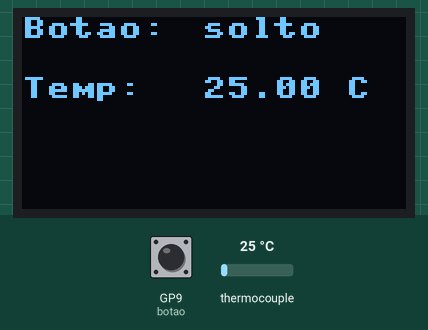
Simulated run of this program. Board: Raspberry Pi Pico running MicroPython. Parts: 128×64 one-colour display. The test bench sets the inputs (shaded band); at power-on: GP9 (botao) HIGH, thermocouple 25 °C. What the program prints to the serial console is not drawn.

Above: at 1.2 s.
1.3 s: GP9 (botao) pulled LOW for 0.65 s
At 2.0 s:
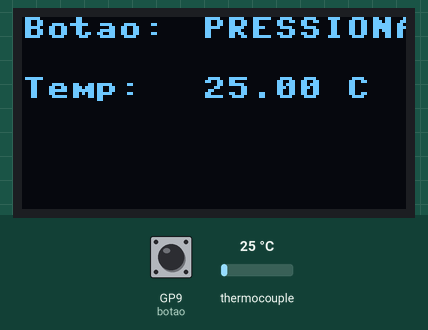
3.6 s: thermocouple set to 6 °C
At 4.3 s:
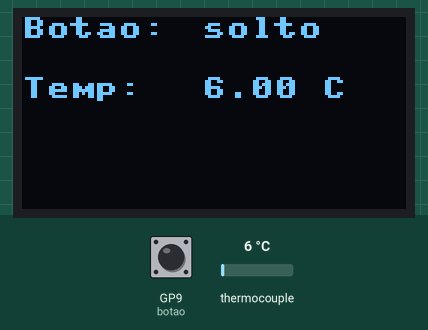
5.2 s: GP9 (botao) pulled LOW for 1 s
At 5.8 s:
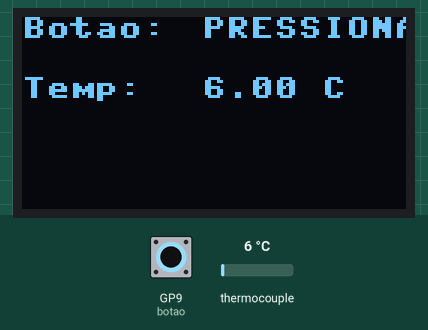
7.8 s: thermocouple set to 75 °C
At 8.7 s:
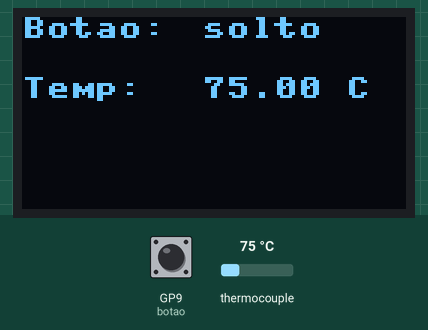
9.4 s: thermocouple set to 150 °C
At 10.2 s:
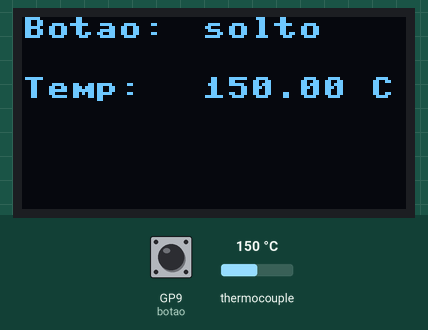
Timing chart, 0 to 12.0 s (numbered marks = the images above; inputs shaded):
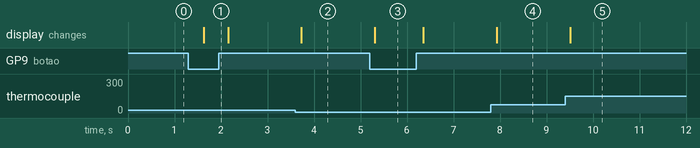

Measured:
- after the input at 1.3 s, the display: changes after 0.33 s (image 1)
- after the input at 3.6 s, the display: changes after 0.13 s (image 2)
- after the input at 5.2 s, the display: changes after 0.10 s (image 3)
- after the input at 7.8 s, the display: changes after 0.13 s (image 4)
- after the input at 9.4 s, the display: changes after 0.11 s (image 5)

The program:

teste_log_sensortemp_e_botao.py
```python
from machine import Pin, SPI, I2C
import time
from ssd1306 import SSD1306_I2C

# ------------------------------
# Display OLED SSD1306
# I2C1 -> SDA = GP14, SCL = GP15
# ------------------------------
i2c = I2C(1, scl=Pin(15), sda=Pin(14))
oled = SSD1306_I2C(128, 64, i2c, addr=0x3C)

# ------------------------------
# Configuração do botão no GP9
# ------------------------------
botao = Pin(9, Pin.IN, Pin.PULL_UP)

# ------------------------------
# Configuração do MAX6675 via SPI
# GP16 = MISO  (SO)
# GP17 = CS
# GP18 = SCK
# ------------------------------
cs = Pin(17, Pin.OUT)
cs.value(1)  # CS inativo

spi = SPI(
    0,
    baudrate=500000,
    polarity=0,
    phase=0,
    sck=Pin(18),
    mosi=Pin(19),  # o MAX6675 não usa MOSI, mas o SPI exige um pino
    miso=Pin(16)
)

# Função para ler temperatura
def ler_max6675():
    cs.value(0)          # Ativa o sensor
    data = spi.read(2)   # Lê 2 bytes
    cs.value(1)          # Desativa o sensor

    if data is None:
        return None

    valor = (data[0] << 8) | data[1]

    # Bit D2 indica se o termopar está conectado
    if valor & 0x04:
        return None  # sem termopar

    temp_c = (valor >> 3) * 0.25  # resolução do MAX6675
    return temp_c


print("Iniciando leitura do botão e do MAX6675...\n")

while True:
    # Leitura do botão (ativo em LOW)
    estado_botao = "PRESSIONADO" if botao.value() == 0 else "solto"

    # Leitura do MAX6675
    temperatura = ler_max6675()

    # ----------- PRINT NO TERMINAL -----------
    if temperatura is None:
        print(f"Botão: {estado_botao} | MAX6675: SEM SENSOR")
    else:
        print(f"Botão: {estado_botao} | Temperatura: {temperatura:.2f} °C")

    # ----------- MOSTRAR NO DISPLAY -----------
    oled.fill(0)
    oled.text("Botao:", 0, 0)
    oled.text(estado_botao, 60, 0)

    oled.text("Temp:", 0, 20)

    if temperatura is None:
        oled.text("SEM SENSOR", 60, 20)
    else:
        oled.text("{:.2f} C".format(temperatura), 60, 20)

    oled.show()

    time.sleep(0.5)
```
